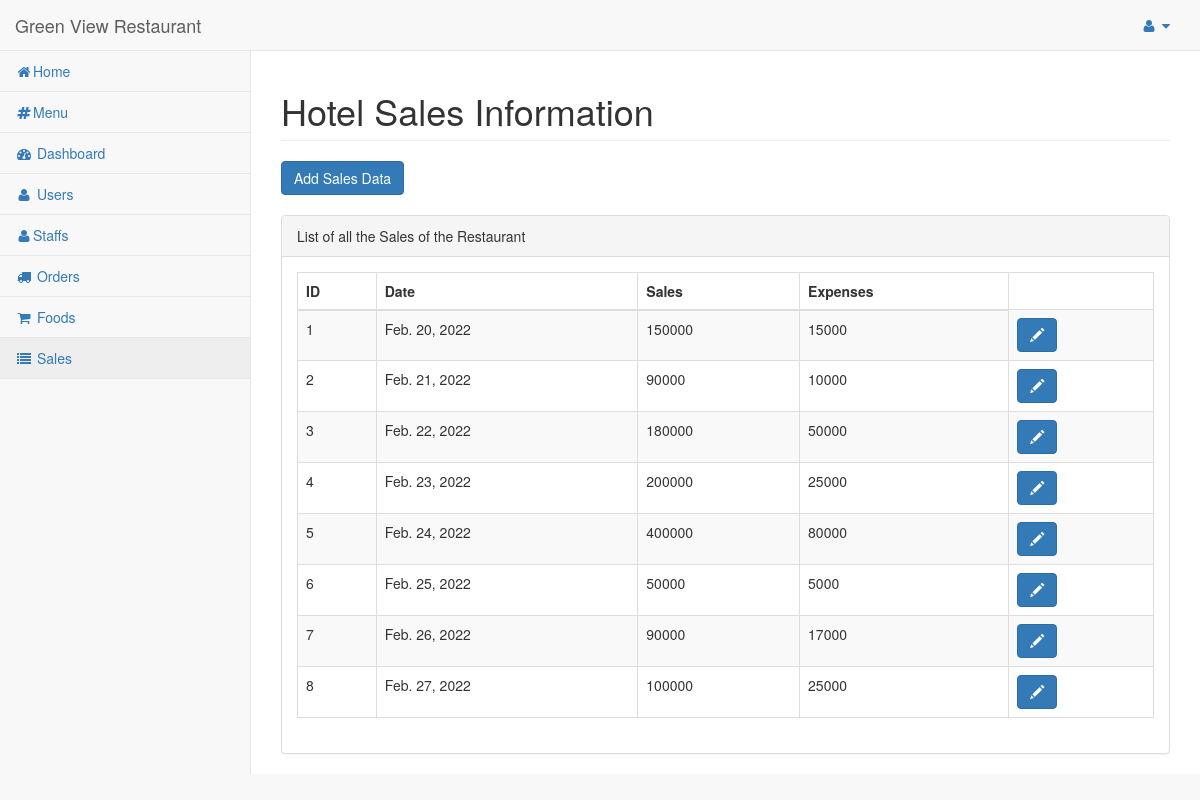
Screenshot of /dashboard/admin/sales/ (signed in) with the database file from the repository.
### hotel/models.py (models this page shows)
class Data(models.Model):
    date = models.DateField()
    sales = models.IntegerField()
    expenses = models.IntegerField()

### hotel/views.py (the view)
# urls.py: url(r'^dashboard/admin/sales/$', views.sales_admin, name='sales_admin'),
@login_required
@staff_member_required
def sales_admin(request):
    sales = Data.objects.filter()
    return render(request, 'admin_temp/sales.html', {'sales': sales})

### hotel/templates/admin_temp/sales.html (shortened to what this page needs)
{% load static %}
{% include "includes/base.html" %}
{% block main %}
<div id="page-wrapper">
    <div class="row">
        <div class="col-lg-12">
            <h1 class="page-header">Hotel Sales Information</h1>
            <button type="button" class="btn btn-primary" data-toggle="modal" data-target="#addFood">
                Add Sales Data
            </button>
            <br>
            <br>
        </div>
    </div>
    <div class="row">
        <div class="col-lg-12">
            <div class="panel panel-default">
                <div class="panel-heading">
                    List of all the Sales of the Restaurant
                </div>
                <div class="panel-body">
                    <table width="100%" class="table table-striped table-bordered table-hover" id="dataTables-example">
                        <thead>
                            <tr>
                                <th>ID</th>
                                <th>Date</th>
                                <th>Sales</th>
                                <th>Expenses</th>
                            </tr>
                        </thead>
                        <tbody>
                            {% for sale in sales %}
                            <tr>
                                <td>{{sale.id}}</td>
                                <td>{{sale.date}}</td>
                                <td>{{sale.sales}}</td>
                                <td>{{sale.expenses}}</td>
                                <td>
                                    <button type="button" class="btn btn-primary" data-toggle="modal" data-target="#modal{{sale.id}}">
                                        <span class="glyphicon glyphicon-pencil" aria-hidden="true"></span>
                                    </button>
                                </td>
                            </tr>
                            {% endfor %}
                        </tbody>
                    </table>
                </div>
            </div>
        </div>
    </div>
</div>
{% endblock %}

### rows the page displays
Data: id "1", date "Feb. 20, 2022", sales "150000", expenses "15000"
Data: id "2", date "Feb. 21, 2022", sales "90000", expenses "10000"
Data: id "3", date "Feb. 22, 2022", sales "180000", expenses "50000"
Data: id "4", date "Feb. 23, 2022", sales "200000", expenses "25000"
Data: id "5", date "Feb. 24, 2022", sales "400000", expenses "80000"
Data: id "6", date "Feb. 25, 2022", sales "50000", expenses "5000"
Data: id "7", date "Feb. 26, 2022", sales "90000", expenses "17000"
Data: id "8", date "Feb. 27, 2022", sales "100000", expenses "25000"
